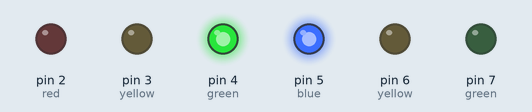
Simulated run of this sketch. Board: Arduino Uno, built with avr-gcc and run on an emulated ATmega328P. Parts: output pins drawn as LEDs (lit = HIGH).

Above: at 2.5 s.
At 7.5 s:
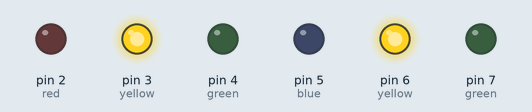
At 12.5 s:
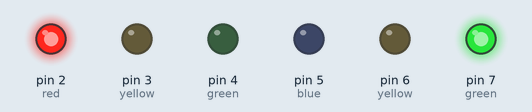
Timing chart, 0 to 19.5 s (numbered marks = the images above):
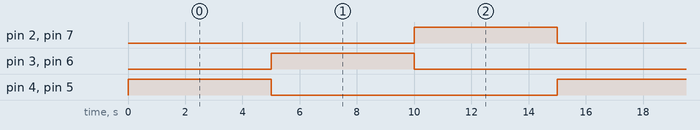

Measured:
- by itself, pin 2 (red), pin 3 (yellow), pin 4 (green), pin 5 (blue), pin 6 (yellow), pin 7 (green): alternates HIGH for 5.0 s and LOW for 10.0 s
- by itself, everything shown: repeats every 15.0 s, in 3 steps

The sketch:

LED_Traffic_Light_System_-_James_Ensley.ino
```cpp
void setup() {
  //sets vertical lights pins as outputs
  pinMode(2,OUTPUT); //red
  pinMode(3,OUTPUT); //yellow
  pinMode(4,OUTPUT); //green
  //sets horizontal lights pins as outputs
  pinMode(5,OUTPUT); //blue
  pinMode(6,OUTPUT); //yellow
  pinMode(7,OUTPUT); //green
}

void loop() {
    digitalWrite(2,LOW);
    digitalWrite(7,LOW);
    digitalWrite(4,HIGH);
    digitalWrite(5,HIGH);
    delay(5000);
    digitalWrite(4,LOW);
    digitalWrite(5,LOW);
    digitalWrite(3,HIGH);
    digitalWrite(6,HIGH);
    delay(5000);
    digitalWrite(3,LOW);
    digitalWrite(6,LOW);
    digitalWrite(2,HIGH);
    digitalWrite(7,HIGH);
    delay(5000);
}
```
